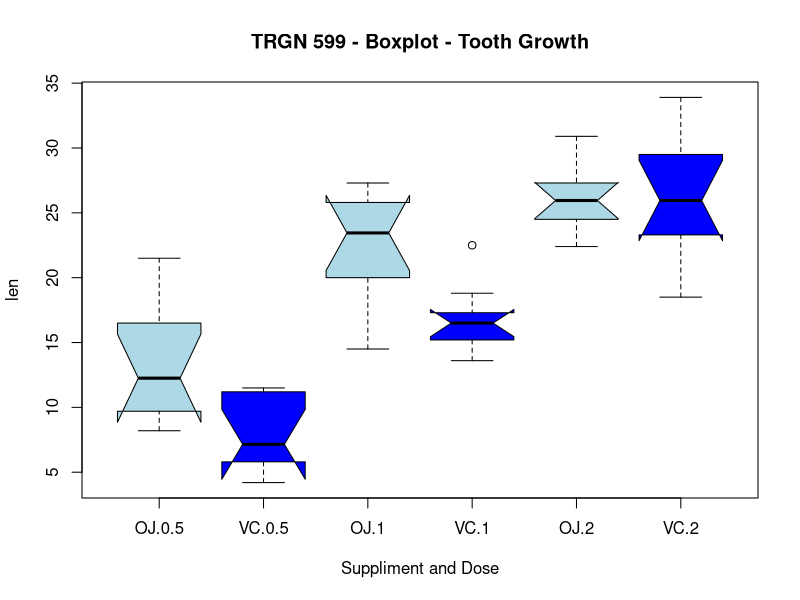
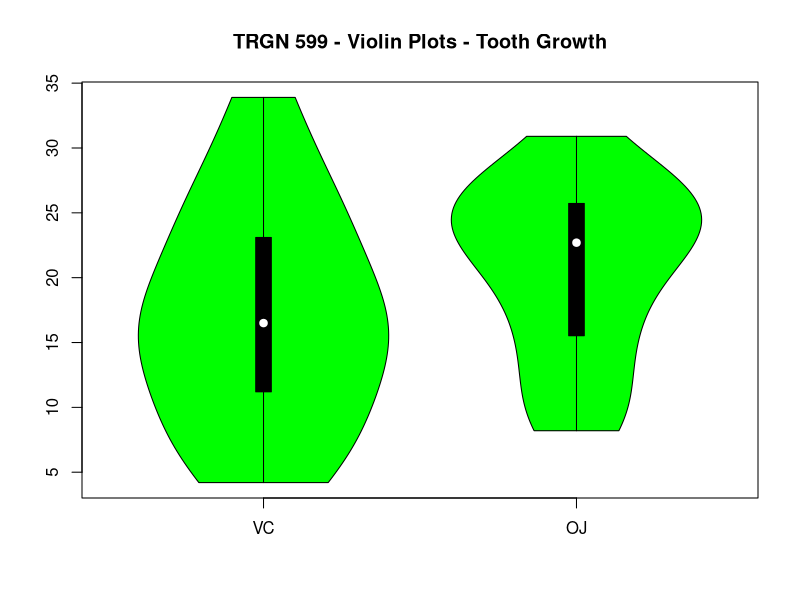
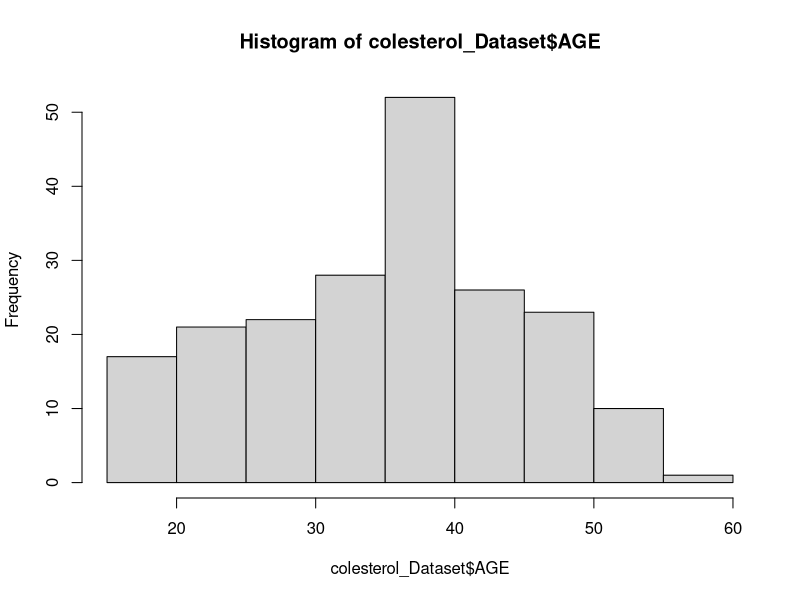
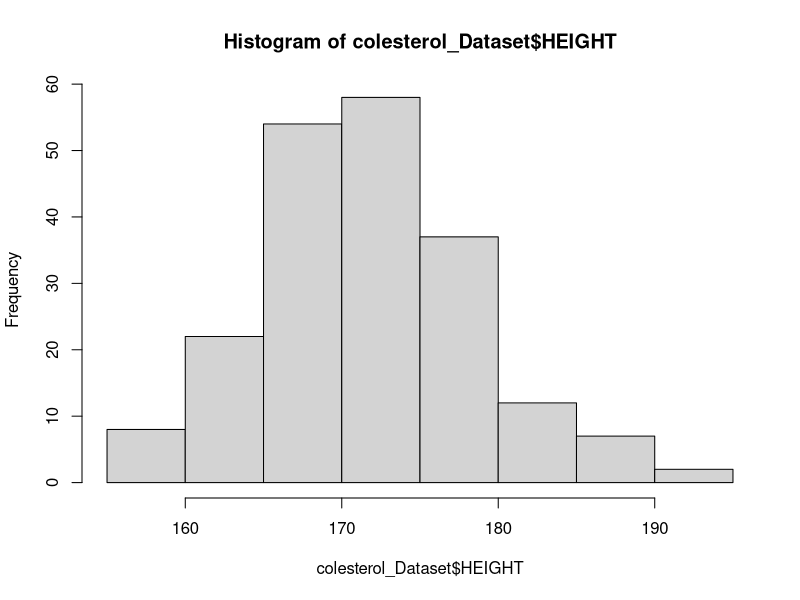
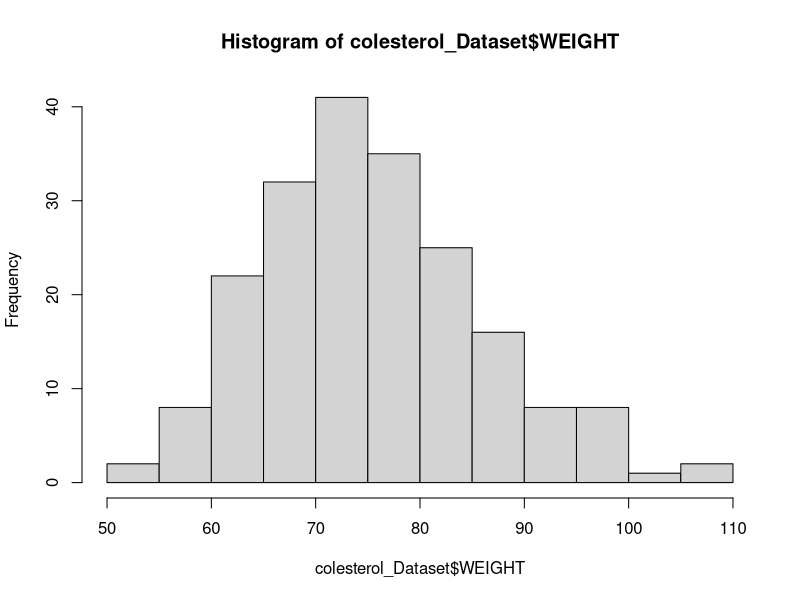
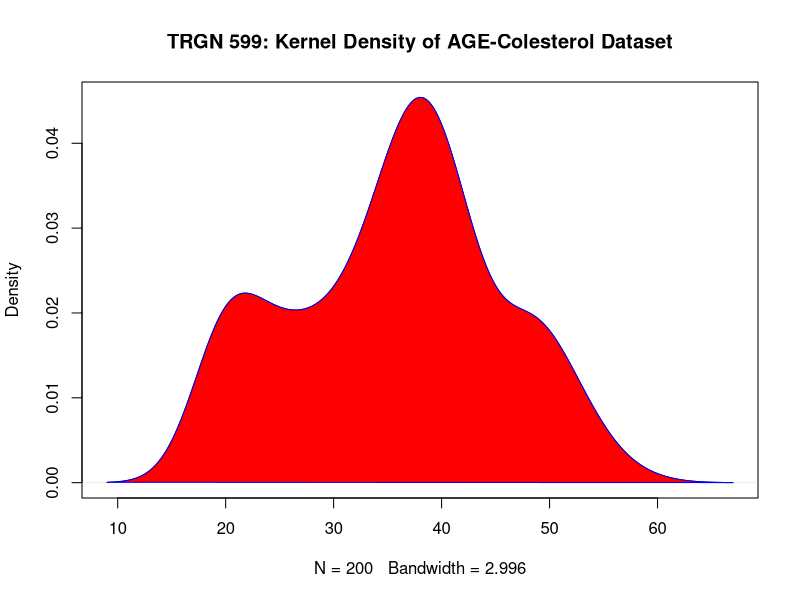
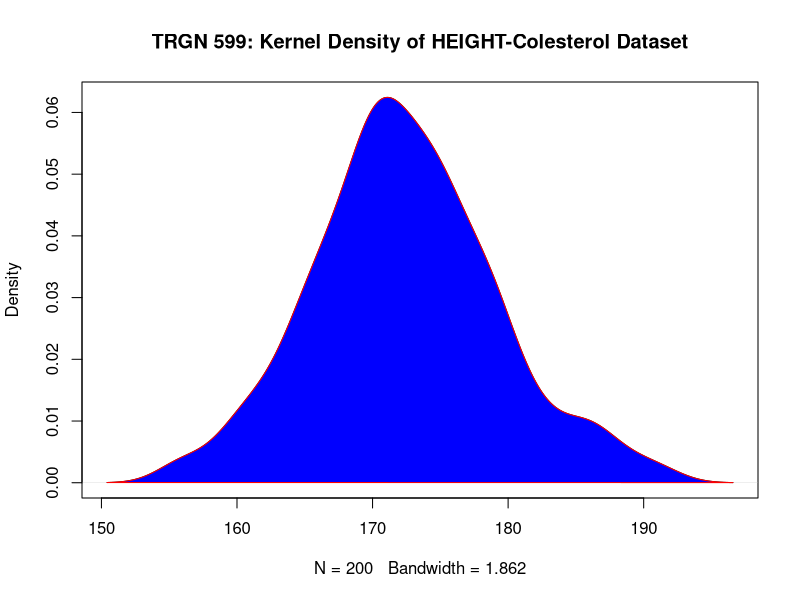
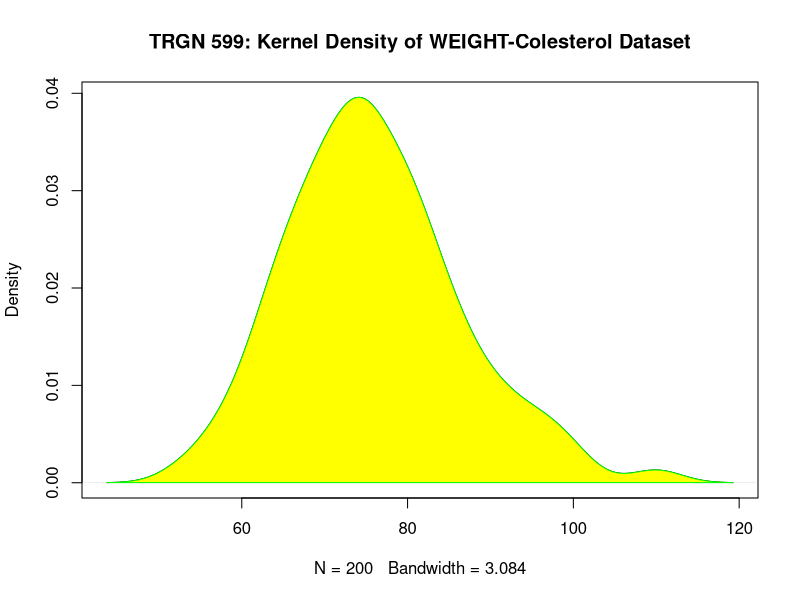

These charts were generated, in order, by the following R code:
## ---- chunk 1
clinical_data <- read.table("trgn599.clinical.tsv", header = TRUE, sep = "\t")
## ---- chunk 2
a = c(3, 7, 9) 
b = c("CG", "AT", "GC") 
c = c(TRUE, FALSE, TRUE) 
df = data.frame(a, b, c)       # df is a data frame
df
## ---- chunk 3
df_clinical_data = data.frame(clinical_data$UID, clinical_data$weight, clinical_data$gender)
df_clinical_data[1:5,1:3]
## ---- chunk 4
# Boxplot of tooth growth (dataset) against two factors
boxplot(len~supp*dose, data=ToothGrowth, notch=TRUE, 
  col=(c("lightblue","blue")),
  main="TRGN 599 - Boxplot - Tooth Growth", xlab="Suppliment and Dose")
## ---- chunk 5
# Violin Plots
#install.packages("sm") - type "no" when asking for compilation
#install.packages("vioplot")
library("vioplot")
a1 <- ToothGrowth$len[ToothGrowth$supp=="VC"]
a2 <- ToothGrowth$len[ToothGrowth$supp=="OJ"]
vioplot(a1, a2, names=c("VC", "OJ"), 
   col="green")
title("TRGN 599 - Violin Plots - Tooth Growth")
## ---- chunk 6
colesterol_Dataset <- read.table("col.txt", header = TRUE)
colesterol_Dataset[1:2,1:5]
hist(colesterol_Dataset$AGE)
hist(colesterol_Dataset$HEIGHT)
hist(colesterol_Dataset$WEIGHT)
## ---- chunk 7
d1 <- density(colesterol_Dataset$AGE)
plot(d1, main="TRGN 599: Kernel Density of AGE-Colesterol Dataset")
polygon(d1, col="red", border="blue")

d1 <- density(colesterol_Dataset$HEIGHT)
plot(d1, main="TRGN 599: Kernel Density of HEIGHT-Colesterol Dataset")
polygon(d1, col="blue", border="red")

d1 <- density(colesterol_Dataset$WEIGHT)
plot(d1, main="TRGN 599: Kernel Density of WEIGHT-Colesterol Dataset")
polygon(d1, col="yellow", border="green")
## ---- chunk 8
# create new clinical dataset without NA data
new_clinical_data <- na.omit(clinical_data)
## ---- chunk 9
# Simple Bar Plot 
counts <- table(new_clinical_data$race)
barplot(counts, main="TRGN 599: Race Distribution", 
   xlab="Race")

# Simple Bar Plot 
counts <- table(new_clinical_data$tumor_stage)
barplot(counts, main="TRGN 599: Tumor Stage Distribution", 
   xlab="Tumor Stage")
## ---- chunk 10
# Simple Bar Plot 
counts <- table(new_clinical_data$race, new_clinical_data$tumor_stage)
barplot(counts, main="TRGN 599: Patient Distribution by Tumor stage and Race", 
   xlab="Tumor stage", col=c("black", "blue", "red", "yellow"),
  legend = rownames(counts), beside=TRUE)
## ---- chunk 11
#
slices <- table(new_clinical_data$gender)
lbls <- c("Female", "Male")
pie(slices, labels = lbls, main="TRGN 599: Pie Chart of Gender")


# 3D Exploded Pie Chart
# install.packages("plotrix")
library(plotrix)
slices <- table(new_clinical_data$gender)
lbls <- c("Female", "Male")
pie3D(slices,labels=lbls,explode=0.1,
   main="TRGN 599: 3D Pie Chart of Gender")
